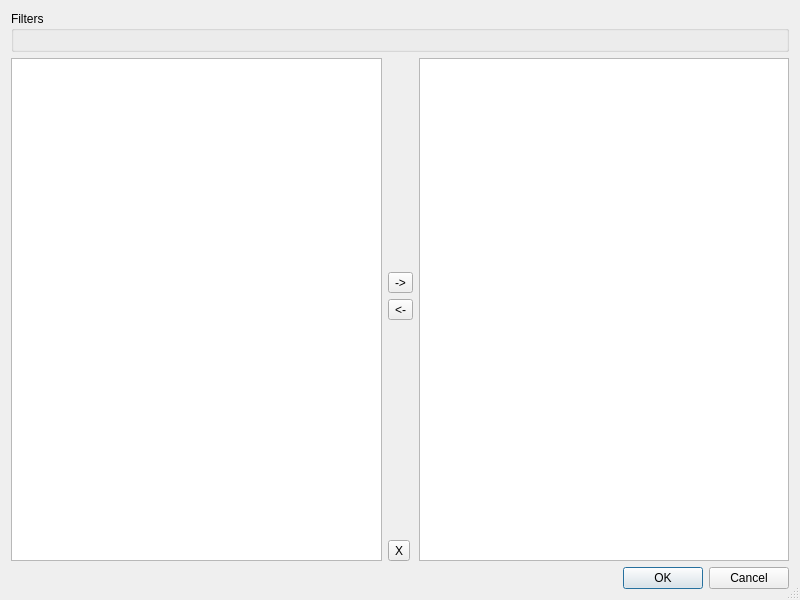
<?xml version="1.0" encoding="UTF-8"?>
<ui version="4.0">
 <class>MainWindow</class>
 <widget class="QDialog" name="MainWindow">
  <property name="geometry">
   <rect>
    <x>0</x>
    <y>0</y>
    <width>800</width>
    <height>600</height>
   </rect>
  </property>
  <property name="windowTitle">
   <string>MainWindow</string>
  </property>
  <property name="sizeGripEnabled">
   <bool>true</bool>
  </property>
  <layout class="QVBoxLayout" name="verticalLayout_3">
   <item>
    <widget class="QGroupBox" name="groupBox">
     <property name="title">
      <string>Filters</string>
     </property>
     <layout class="QVBoxLayout" name="checkLayout"/>
    </widget>
   </item>
   <item>
    <layout class="QHBoxLayout" name="horizontalLayout">
     <item>
      <widget class="QListView" name="localPackageListView">
       <property name="editTriggers">
        <set>QAbstractItemView::NoEditTriggers</set>
       </property>
       <property name="alternatingRowColors">
        <bool>true</bool>
       </property>
       <property name="selectionMode">
        <enum>QAbstractItemView::MultiSelection</enum>
       </property>
      </widget>
     </item>
     <item>
      <layout class="QVBoxLayout" name="verticalLayout">
       <item>
        <spacer name="verticalSpacer">
         <property name="orientation">
          <enum>Qt::Vertical</enum>
         </property>
         <property name="sizeHint" stdset="0">
          <size>
           <width>20</width>
           <height>40</height>
          </size>
         </property>
        </spacer>
       </item>
       <item>
        <widget class="QToolButton" name="addButton">
         <property name="text">
          <string>-&gt;</string>
         </property>
         <property name="icon">
          <iconset theme="go-next">
           <normaloff>.</normaloff>.</iconset>
         </property>
         <property name="shortcut">
          <string>Ctrl+Right</string>
         </property>
        </widget>
       </item>
       <item>
        <widget class="QToolButton" name="removeButton">
         <property name="text">
          <string>&lt;-</string>
         </property>
         <property name="icon">
          <iconset theme="go-previous">
           <normaloff>.</normaloff>.</iconset>
         </property>
         <property name="shortcut">
          <string>Ctrl+Left</string>
         </property>
        </widget>
       </item>
       <item>
        <spacer name="verticalSpacer_2">
         <property name="orientation">
          <enum>Qt::Vertical</enum>
         </property>
         <property name="sizeHint" stdset="0">
          <size>
           <width>20</width>
           <height>40</height>
          </size>
         </property>
        </spacer>
       </item>
       <item>
        <widget class="QToolButton" name="clearAllButton">
         <property name="text">
          <string>X</string>
         </property>
         <property name="icon">
          <iconset theme="edit-clear-all-symbolic">
           <normaloff>.</normaloff>.</iconset>
         </property>
         <property name="shortcut">
          <string>Esc</string>
         </property>
        </widget>
       </item>
      </layout>
     </item>
     <item>
      <widget class="QListView" name="dbPackageListView">
       <property name="editTriggers">
        <set>QAbstractItemView::NoEditTriggers</set>
       </property>
       <property name="alternatingRowColors">
        <bool>true</bool>
       </property>
       <property name="selectionMode">
        <enum>QAbstractItemView::MultiSelection</enum>
       </property>
      </widget>
     </item>
    </layout>
   </item>
   <item>
    <widget class="QDialogButtonBox" name="buttonBox">
     <property name="standardButtons">
      <set>QDialogButtonBox::Cancel|QDialogButtonBox::Ok</set>
     </property>
    </widget>
   </item>
  </layout>
 </widget>
 <resources/>
 <connections>
  <connection>
   <sender>buttonBox</sender>
   <signal>rejected()</signal>
   <receiver>MainWindow</receiver>
   <slot>reject()</slot>
   <hints>
    <hint type="sourcelabel">
     <x>472</x>
     <y>581</y>
    </hint>
    <hint type="destinationlabel">
     <x>397</x>
     <y>526</y>
    </hint>
   </hints>
  </connection>
  <connection>
   <sender>buttonBox</sender>
   <signal>accepted()</signal>
   <receiver>MainWindow</receiver>
   <slot>accept()</slot>
   <hints>
    <hint type="sourcelabel">
     <x>528</x>
     <y>573</y>
    </hint>
    <hint type="destinationlabel">
     <x>407</x>
     <y>490</y>
    </hint>
   </hints>
  </connection>
 </connections>
</ui>
